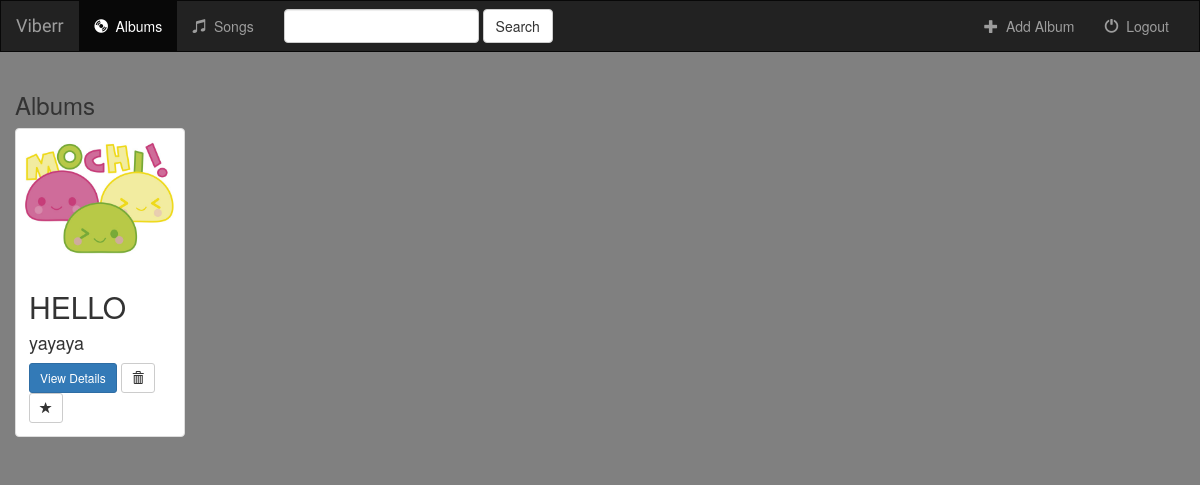
The app's page /music/ with its own data.
### music/models.py (models this page shows, shortened)
class Album(models.Model):
    artist = models.CharField(max_length=250)
    album_title=models.CharField(max_length=250)
    genre = models.CharField(max_length=100)
    album_logo = models.FileField()

### music/views.py (the view)
class IndexView(generic.ListView):
    template_name = 'music/index.html'
    def get_queryset(self):
        return Album.objects.all()

### music/templates/music/index.html (shortened to what this page needs)
{% extends 'music/base.html' %}
{%block body%}
    <div class="albums-container container-fluid">
    <div class="row">
        <div class="col-sm-12">
            <h3>Albums</h3>
        </div>
            {% if object_list %}
                {% for album in object_list %}
                <div class="col-sm-4 col-lg-2">
                    <div class="thumbnail">
                        <a href="{% url 'music:detail' album.id %}">
                            <img src="{{ album.album_logo.url}}" class="img-responsive">
                        </a>
                        <div class="caption">
                            <h2>{{ album.album_title }}</h2>
                            <h4>{{ album.artist }}</h4>
                            <a href="{% url 'music:detail' album.id %}" class="btn btn-primary btn-sm" role="button">View Details</a>
                            <form action="{% url 'music:album-delete' album.id %}" method="post" style="display: inline;">
                                <button type="submit" class="btn btn-default btn-sm">
                                    <span class="glyphicon glyphicon-trash"></span>
                                </button>
                            </form>
                            <a href="#" class="btn btn-default btn-sm btn-favorite" role="button">
                                <span class="glyphicon glyphicon-star"></span>
                            </a>
                        </div>
                    </div>
                </div>
            {% endfor %}
        {% endif %}
    </div>
</div>
{%endblock%}

### music/static/music/css/styles.css (style rules this page uses)
body { background: gray; }

### records on screen
Album: album_logo (picture), album_title "HELLO", artist "yayaya"
